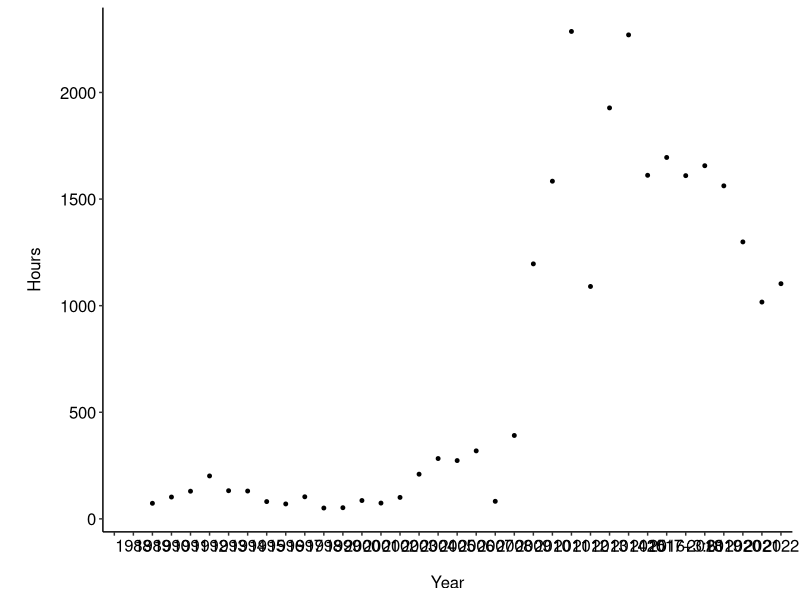
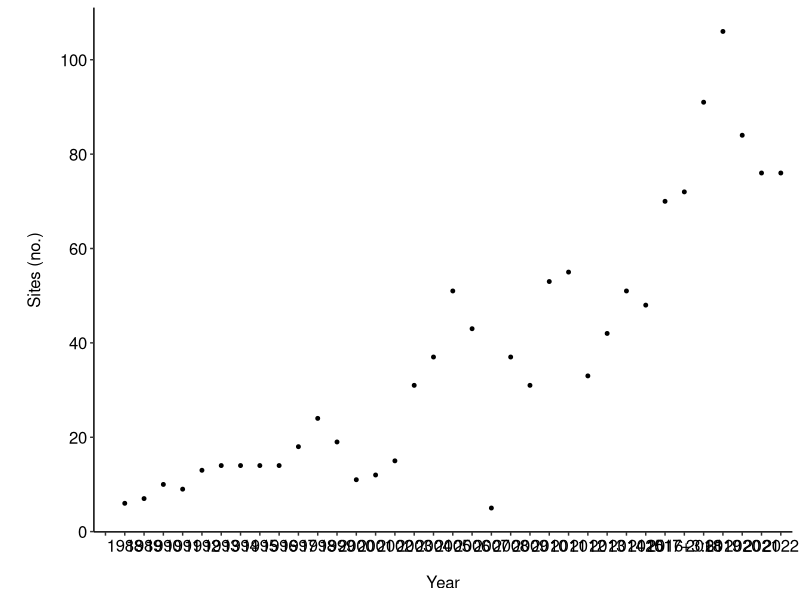
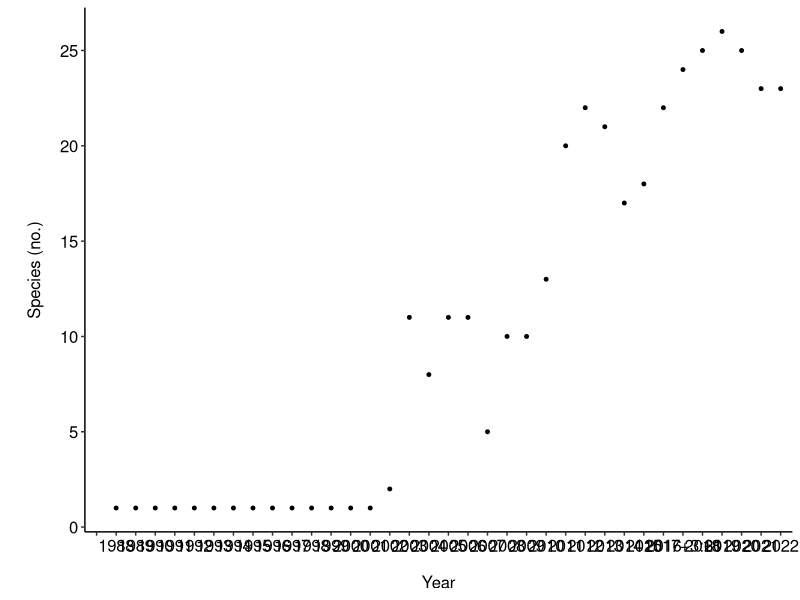

Reproduce these figures in R, in order. (Note: this script raises an error after producing the figures.)
## Plotting of Invasives work started by N. Fisichelli March 2019
## Revised by K. Lima June 2023


#------------------------------------------------#
####           Packages Required              ####
#------------------------------------------------#

library(tidyverse)
library(ggplot2)
library(cowplot)



#------------------------------------------------#
####             Read and Clean               ####
#------------------------------------------------#

T1 <- tibble(read.csv('data/SummaryData22.csv', header = TRUE))

S1 <- tibble(read.csv('data/SpeciesData22ecl.csv', header=TRUE)) %>% 
  filter(Species %in%  c("ALLPET", "BERTHU", "CELORB",
                         "CIRSPP", "FALJAP", "FRAALN",
                         "HERMAN", "LONSPP", "LYTSAL"))



#------------------------------------------------#
####            Plotting/Figures              ####
#------------------------------------------------#


### 4 panel figure - Sites Species Hours Herbicide
## Species
species <- T1 %>% 
  ggplot(aes(x = Year, y = Species)) +
  geom_point(size = 1) + 
  geom_line() + 
  labs(y = "Species (no.)") +
  scale_y_continuous(n.breaks = 6) +
  theme_classic() +
  theme(axis.text = element_text(color = "black", size = "12"),
        axis.title = element_text(color = "black", size = "12"),
        axis.title.x = element_text(margin = margin(0.5, 0, 0, 0, "cm")),
        axis.title.y = element_text(margin = margin(0, 0.4, 0, 0.5, "cm")))

## Sites
sites <- T1 %>% 
  ggplot(aes(x = Year, y = Sites)) +
  geom_point(size = 1) + 
  geom_line() + 
  labs(y = "Sites (no.)") +
  scale_y_continuous(n.breaks = 6) +
  theme_classic() +
  theme(axis.text = element_text(color = "black", size = "12"),
        axis.title = element_text(color = "black", size = "12"),
        axis.title.x = element_text(margin = margin(0.5, 0, 0, 0, "cm")),
        axis.title.y = element_text(margin = margin(0, 0.4, 0, 0.5, "cm")))

## Hours
hours <- T1 %>% 
  ggplot(aes(x = Year, y = Hours)) +
  geom_point(size = 1) + 
  geom_line() + 
  labs(y = "Hours") +
  scale_y_continuous(n.breaks = 6) +
  theme_classic() +
  theme(axis.text = element_text(color = "black", size = "12"),
        axis.title = element_text(color = "black", size = "12"),
        axis.title.x = element_text(margin = margin(0.5, 0, 0, 0, "cm")),
        axis.title.y = element_text(margin = margin(0, 0.4, 0, 0.5, "cm")))

## Herbicide
herbs <- T1 %>% 
  ggplot(aes(x = Year, y = Herbicide)) +
  geom_point(size = 1) + 
  geom_line() + 
  labs(y = "Herbicide (oz)") +
  scale_y_continuous(n.breaks = 6) +
  theme_classic() +
  theme(axis.text = element_text(color = "black", size = "12"),
        axis.title = element_text(color = "black", size = "12"),
        axis.title.x = element_text(margin = margin(0.5, 0, 0, 0, "cm")),
        axis.title.y = element_text(margin = margin(0, 0.4, 0, 0.5, "cm")))

## Create 4 panel figure
plot_grid(species, sites, hours, herbs, nrow = 2, labels = c('a)', 'b)', 'c)', 'd)'), align = "h", label_size = 16)

## Save
ggsave(paste0("outputs/four_panel_figure_", str_replace_all(today(), "-", ""), ".pdf"),
       height = 6, width = 9, units = "in", dpi = 700)




### Average hours per site
## Calculate and plot
T1 %>%
  mutate(HoursSite = Hours/Sites) %>% 
  ggplot(aes(x = Year, y = HoursSite)) +
  geom_point(size = 1.2) +
  geom_line() +
  labs(y = "Average hours per site") +
  theme_classic() +
  theme(axis.text = element_text(color = "black", size = "12"),
        axis.title = element_text(color = "black", size = "12"),
        axis.title.x = element_text(margin = margin(0.5, 0, 0, 0, "cm")),
        axis.title.y = element_text(margin = margin(0, 0.5, 0, 0, "cm")))

## Save
ggsave(paste0("outputs/avg_hours_", str_replace_all(today(), "-", ""), ".pdf"),
       height = 4, width = 6, units = "in", dpi = 700)



### Create herbicide per site
## Calculate and plot
T1 %>%
  mutate(HerbSite = Herbicide/Sites) %>% 
  ggplot(aes(x = Year, y = HerbSite)) +
  geom_point(size = 1.2) +
  geom_line() +
  labs(y = "Average herbicide (oz) per site") +
  theme_classic() +
  theme(axis.text = element_text(color = "black", size = "12"),
        axis.title = element_text(color = "black", size = "12"),
        axis.title.x = element_text(margin = margin(0.5, 0, 0, 0, "cm")),
        axis.title.y = element_text(margin = margin(0, 0.5, 0, 0, "cm")))

## Save
ggsave(paste0("outputs/avg_herbicide_", str_replace_all(today(), "-", ""), ".pdf"),
       height = 4, width = 6, units = "in", dpi = 700)



### Species by Year
## Calculate and plot
T1 %>% 
  ggplot(aes(x = Year, y = Species)) +
  geom_point(size = 1.2) +
  geom_line() +
  labs(y = "Species per year") +
  theme_classic() +
  theme(axis.text = element_text(color = "black", size = "12"),
        axis.title = element_text(color = "black", size = "12"),
        axis.title.x = element_text(margin = margin(0.5, 0, 0, 0, "cm")),
        axis.title.y = element_text(margin = margin(0, 0.5, 0, 0, "cm")))

## Save
ggsave(paste0("outputs/species_year_", str_replace_all(today(), "-", ""), ".pdf"),
       height = 4, width = 6, units = "in", dpi = 700)



### Herbicide use by Year 
T1 %>% 
  ggplot(aes(x = Year, y = Herbicide)) +
  geom_point(size = 1.2) +
  geom_line() +
  labs(y = "Annual herbicide (oz) useage") +
  theme_classic() +
  theme(axis.text = element_text(color = "black", size = "12"),
        axis.title = element_text(color = "black", size = "12"),
        axis.title.x = element_text(margin = margin(0.5, 0, 0, 0, "cm")),
        axis.title.y = element_text(margin = margin(0, 0.5, 0, 0, "cm")))

## Save
ggsave(paste0("outputs/annual_herbicide_", str_replace_all(today(), "-", ""), ".pdf"),
       height = 4, width = 6, units = "in", dpi = 700)



### Facet wrapped species by hours
## Plot
S1 %>% 
  ggplot(aes(Year, Hours, group = ScientificName),
       stat = "identity")+
  geom_point(size = 0.5) +
  geom_line() + 
  labs(x = "Year", y = "Hours") +
  facet_wrap(~ScientificName, ncol = 3) + #, scales = "free_y") +
  theme_bw() +
  theme(panel.grid = element_blank(),
        axis.text = element_text(color = "black", size = "8"),
        axis.title = element_text(color = "black", size = "10"),
        axis.title.x = element_text(margin = margin(0.5, 0, 0, 0, "cm")),
        axis.title.y = element_text(margin = margin(0, 0.5, 0, 0, "cm"))) 

## Save
ggsave(paste0("outputs/species_hours_", str_replace_all(today(), "-", ""), ".pdf"),
              height = 4, width = 6, units = "in", dpi = 700)



### Facet wrapped species by herbicide
## Plot
S1 %>% 
  ggplot(aes(Year, Herbicide, group = ScientificName),
       stat="identity") +
  geom_point(size = 0.5) +
  geom_line() +
  labs(x = "Year", y = "Herbicide (oz)") +
  facet_wrap(~ScientificName, ncol = 3) + #, scales = "free_y")+
  theme_bw() +
  theme(panel.grid = element_blank(),
        axis.text = element_text(color = "black", size = "8"),
        axis.title = element_text(color = "black", size = "10"),
        axis.title.x = element_text(margin = margin(0.5, 0, 0, 0, "cm")),
        axis.title.y = element_text(margin = margin(0, 0.5, 0, 0, "cm"))) 

## Save
ggsave(paste0("outputs/species_herbicide_", str_replace_all(today(), "-", ""), ".pdf"),
       height = 4, width = 6, units = "in", dpi = 700)



